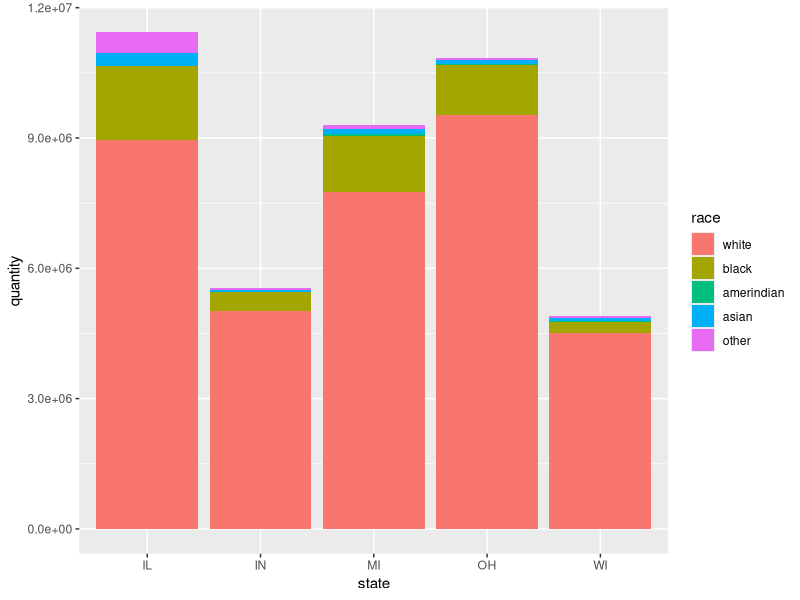

Generate this figure with R:
## ---- chunk 1
library(magrittr)
library(tidyverse)
## ---- chunk 2
midwest <- ggplot2::midwest
head(midwest)

midwest %>% group_by(state) %>%
  summarize(n = n())
## ---- chunk 3
midwest %>%
  group_by(state) %>%
  summarise(white = sum(popwhite),
            black = sum(popblack),
            amerindian = sum(popamerindian),
            asian = sum(popasian),
            other = sum(popother)) %>%
  gather(key = race,
         value = quantity, 
         white, black, amerindian, asian, other) %>%
  ggplot() + 
  geom_col(aes(x = state, y = quantity, fill = fct_inorder(race)),
                      position = position_stack(reverse = T)) +
  labs(fill = "race")
## ---- chunk 4
midwest %>%
  mutate(perc_nonwhite = percblack + percamerindan + percasian + percother) %>%
  group_by(state) %>% 
  summarise(cor_pov_race = cor(percbelowpoverty, perc_nonwhite))
